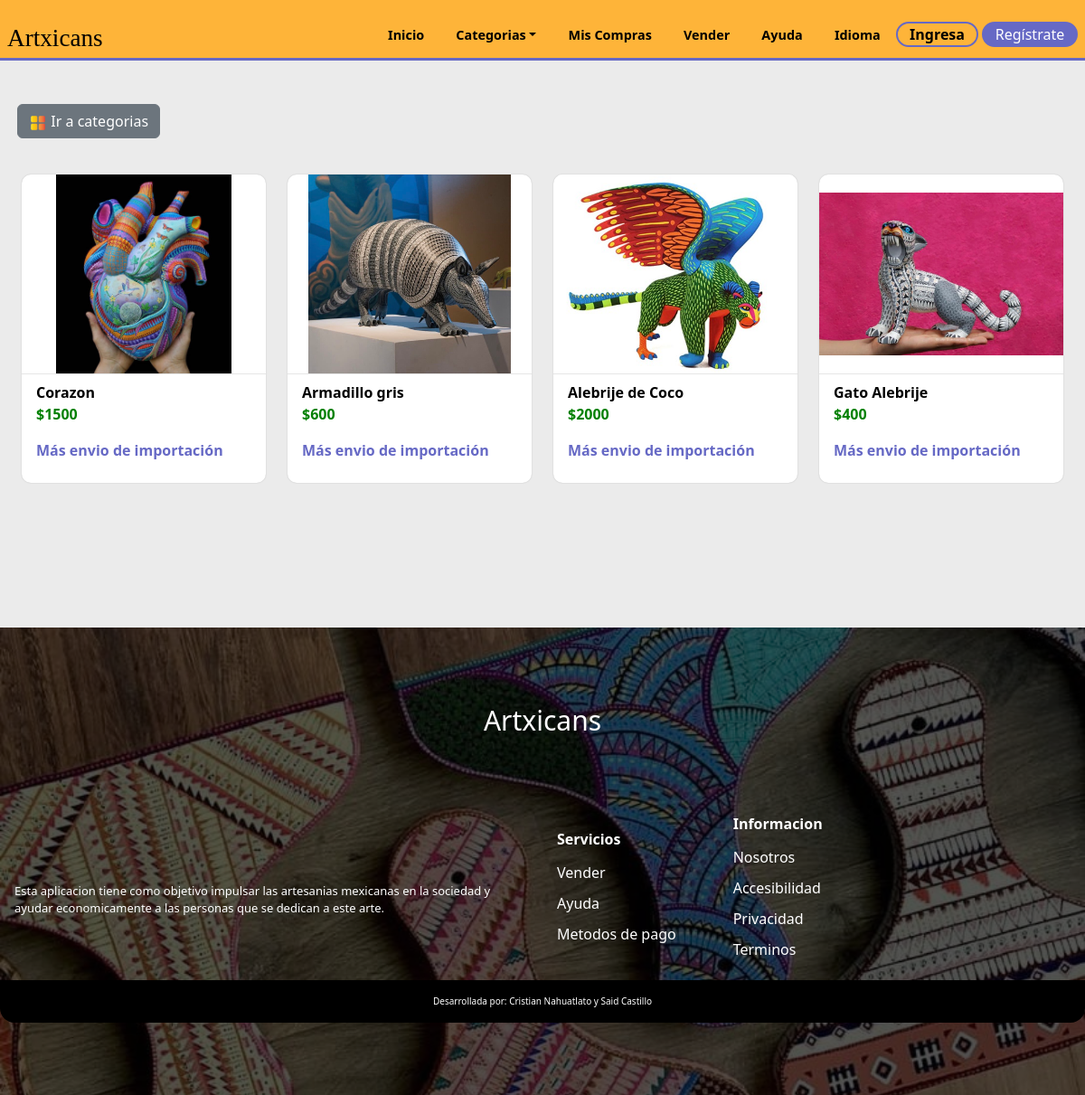
The app's page /pcategoria.php?op=Alebrije with its own data.
### tables this page shows
CREATE TABLE `products` (
  `id_product` int(11) NOT NULL,
  `product` varchar(80) NOT NULL,
  `image` varchar(80) NOT NULL,
  `price` int(11) NOT NULL,
  `description` varchar(250) NOT NULL,
  `category` varchar(30) NOT NULL,
  `subcategory` varchar(40) NOT NULL,
  `image2` varchar(100) NOT NULL,
  `image3` varchar(100) NOT NULL,
  `ID` int(11) DEFAULT NULL
);

### pcategoria.php (the view, shortened to what this page needs)
<?php
  include 'global/conexion.php';
  include 'templates/cabecera.php';
?>
<div class="d-grid gap-2 d-md-flex justify-content-start cat">
  <button class="btn btn-secondary me-md-2 mb-2 mt-5 categories-btn" type="button" onclick="location.href='categories.php'"><img src="./assets/utilities/categorias.png" class="categories-icon" alt="categories-icon"> Ir a categorias</button>
</div>
  <section class='container-products'>
    <div class='mainContent grid'>
      <?php
      if (isset($_GET['op']))
          {
            $opcion = $_GET['op'];
            $query = "SELECT * FROM `products` WHERE category = '$opcion' ORDER BY rand() LIMIT 12";
            $result = $conn ->query($query) or die ($conn->error);
            if ( $result->num_rows == 0 )
              {
      ?>
                <div class="alert alert-danger">No hay productos por el momento</div>
      <?php   }
            else
              {
                while($row = mysqli_fetch_array($result))
                  {
      ?>
                    <div class="single-product">
                      <a href="product.php?id_product=<?php echo $row['id_product'];?>" class='referencia'>
                        <div class='imgDiv'>
                            <img src="assets/products/<?php echo $row['image'];?>"  alt="<?php echo $row['product']?>">
                        </div>
                        <div class="card-info">
                          <span class="product-title"><?php echo $row['product'];?></span>
                          <span class="price">$<?php echo $row['price'];?></span>
                          <span class="shipping">Más envio de importación</span>
                        </div>
                      </a>
                    </div>
      <?php       }?>
      <?php   }?>
    <?php }?>
    </div>
  </section>
<?php
  include('templates/pie.php');
?>

### styles/home/products.css (style rules this page uses)
.mainContent { padding: 2rem 0 2rem; padding-left: 1.5rem; padding-right: 1.5rem; justify-content: center; gap: 1.5rem; }
.single-product { height: 100%; display: grid; row-gap: 10px; border-radius: 10px; align-items: center; box-shadow: 0 0 0.1em rgba(0,0,0,0.2); background-color: rgb(255, 255, 255); cursor: pointer; transition-property: box-shadow; overflow: hidden; }
.imgDiv { height: 220px; width: 100%; overflow: hidden; }
.imgDiv img { height: 100%; width: 100%; object-fit:contain; transition: hidden; }
.card-info { border-top: 1px solid rgb(230, 230, 230); padding: 0.5rem 1rem; display: flex; flex-flow: column; flex-wrap: wrap; }
.card-info * + * { display: block; margin-bottom: 1rem; }
.price { font-weight: bold; color: green; }
.product-title { font-weight: bold; color: black; }
.shipping { color: var(--second-alpha-color); font-weight: bold; }
@media screen and (min-width:420px) { .mainContent { grid-template-columns: repeat(2,1fr); } }
@media screen and (min-width:420px) { .single-product { height: auto; } }
@media screen and (min-width:720px) { .mainContent { grid-template-columns: repeat(3,1fr); } }
@media screen and (min-width:720px) { .single-product { height: auto; } }
@media screen and (min-width:1024px) { .mainContent { grid-template-columns: repeat(4,1fr); } }
@media screen and (min-width:1024px) { .single-product { height: auto; } }

### styles/home/main.css (style rules this page uses)
.categories-btn { margin-left: 1.2rem; }
.categories-icon { width: 20px; height: 20px; }
body { top:0px !important; }

### index.css (style rules this page uses)
:root { --first-color: #feb439; --first-alpha-color: #FDD100; --second-color: #7D3C98; --second-alpha-color: #6669c5; --black-color: black; --white-color: white; --black-alpha-color: rgba(0,0,0,0.5); --white-alpha-color: rgba(255,255,255,0.5); --opacity-color: rgba(8,75,138,0.7); --font: "RaleWay",sans-serif; --max-width: 1200px; --header-height: 4.7rem; --link-color: #509ee3; --card-bg:rgb(225,225,235); --card-hover:rgb(255,255,255); }
* { padding:0; margin:0; -webkit-box-sizing: border-box; -moz-box-sizing: border-box; box-sizing: border-box; }
html { box-sizing: border-box; font-family: var(--font); font-size: 16px; scroll-behavior: smooth; }
*, *::after, *::before { box-sizing: inherit; }
body { margin: 0; overflow-x: hidden; color: var(--black-color); background-color: rgb(235, 235, 235);; }
a { color: var(--link-color); transition: all 0.5s ease-out; text-decoration: none; }
img { max-width: 100%; height: auto; }
.grid { display: grid; align-items: center; }

### records on screen
products: image (picture), product "Corazon", price "1500"
products: image (picture), product "Armadillo gris", price "600"
products: image (picture), product "Alebrije de Coco", price "2000"
products: image (picture), product "Gato Alebrije", price "400"
